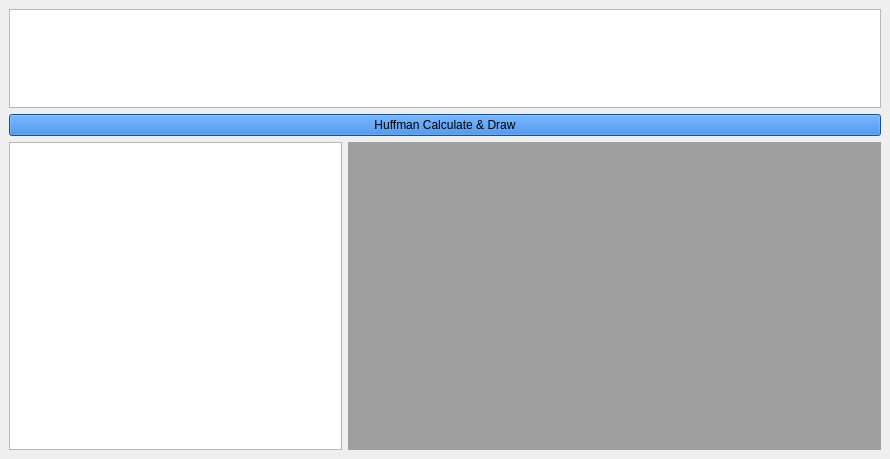
<?xml version="1.0" encoding="UTF-8"?>
<ui version="4.0">
 <class>MainWindow</class>
 <widget class="QMainWindow" name="MainWindow">
  <property name="geometry">
   <rect>
    <x>0</x>
    <y>0</y>
    <width>890</width>
    <height>459</height>
   </rect>
  </property>
  <property name="windowTitle">
   <string>MainWindow</string>
  </property>
  <widget class="QWidget" name="centralwidget">
   <layout class="QGridLayout" name="gridLayout_2">
    <item row="0" column="0">
     <layout class="QGridLayout" name="gridLayout">
      <item row="2" column="1">
       <widget class="QMdiArea" name="mdiArea"/>
      </item>
      <item row="2" column="0">
       <widget class="QTableWidget" name="tvView"/>
      </item>
      <item row="1" column="0" colspan="2">
       <widget class="QPushButton" name="btnHuffmanCalculate">
        <property name="styleSheet">
         <string notr="true">background-color: rgb(28, 113, 216);</string>
        </property>
        <property name="text">
         <string>Huffman Calculate &amp;&amp; Draw</string>
        </property>
       </widget>
      </item>
      <item row="0" column="0" colspan="2">
       <widget class="QTextEdit" name="teBinaryData"/>
      </item>
     </layout>
    </item>
   </layout>
  </widget>
 </widget>
 <resources/>
 <connections/>
</ui>
